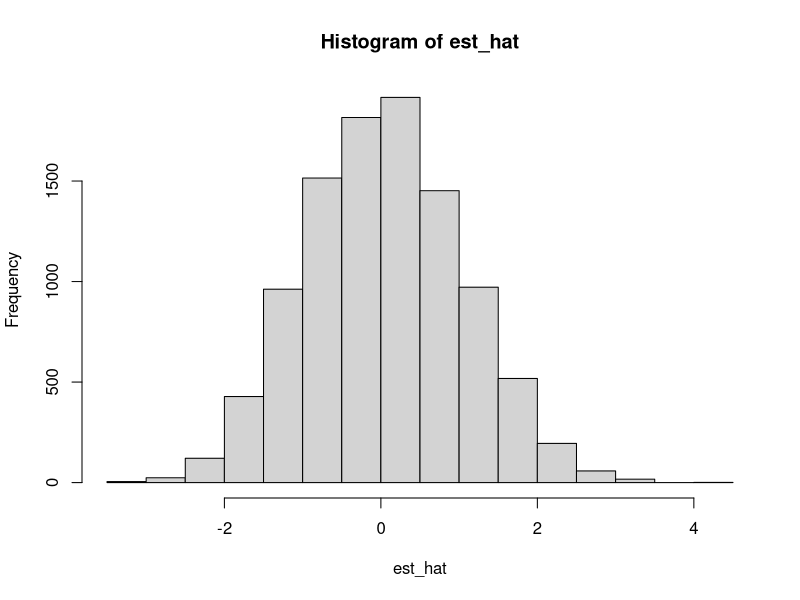
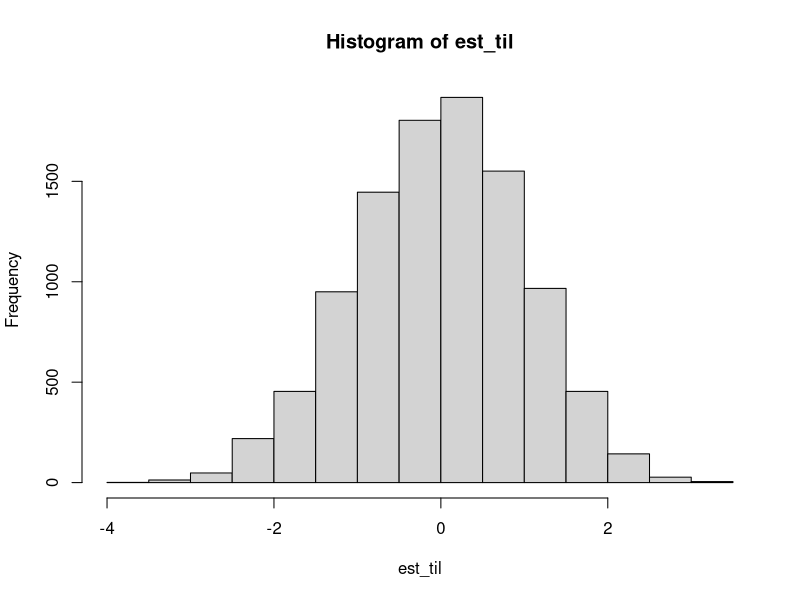

Write the R code that produced these figures, in order.
## ---- chunk 1
knitr::opts_chunk$set(echo = TRUE)
library(Matching)
## ---- chunk 2
data(lalonde)

# t studentizada ----------------------------------------------------------
z <- lalonde$treat
y <- lalonde$re78

n <- nrow(lalonde)
n1 <- sum(z) # quantos receberam tratamento
n0 <- n - n1 # quantos não receberam tratamento
tau <- mean(y[z == 1]) - mean(y[z == 0]) # efeito causal médio
s2 = var(y)

media_y_1 <- mean(y[z == 1])
s2_1 <- sum((y[z == 1] - media_y_1)^2)/(n1 - 1)

media_y_0 <- mean(y[z == 0])
s2_0 <- sum((y[z == 0] - media_y_0)^2)/(n0 - 1)

est_teste_frt <- tau / sqrt(s2_1/n1 + s2_0/n0)

# FRT Monte Carlo
mc <- 10^5
est_teste_frt_mc <- rep(0, mc)
for (i in 1:mc) {
  zpermut <- sample(z) # permutando z
  media_y_1 <- mean(y[zpermut == 1])
  s2_1 <- sum((y[zpermut == 1] - media_y_1)^2)/(n1 - 1)
  
  media_y_0 <- mean(y[zpermut == 0])
  s2_0 <- sum((y[zpermut == 0] - media_y_0)^2)/(n0 - 1)
  
  tau_permut <- mean(y[zpermut == 1]) - mean(y[zpermut == 0]) # efeito causal medio da permutação
  est_teste_frt_mc[i] <- tau_permut/sqrt(s2_1/n1 + s2_0/n0) # estatistica do teste da permutação
}

pvalor_frt_mc <- mean(abs(est_teste_frt_mc) >= abs(est_teste_frt))
# H0: não existe efeito causal

est_test_frt_classico_t <- t.test(y[z == 1], y[z == 0], var.equal = FALSE)$statistic
pvalor_frt_classico_t <- t.test(y[z == 1], y[z == 0], var.equal = FALSE)$p.value
## ---- chunk 3
c(est_teste_frt, pvalor_frt_mc)
## ---- chunk 4
c(est_test_frt_classico_t, pvalor_frt_classico_t)
## ---- chunk 5
# wilcoxon ----------------------------------------------------------------
z <- lalonde$treat
y <- lalonde$re78

W_obs <- sum(rank(y)[z == 1])

# FRT Monte Carlo
mc <- 10^5
W_mc <- rep(0, mc)
for (i in 1:mc) {
  zpermut <- sample(z) # permutando z
  W_mc[i] <- sum(rank(y)[zpermut == 1]) # estatistica do teste da permutação
}

pvalor_W <- mean(W_mc >= W_obs)

stat <- wilcox.test(y[z == 1], y[z==0], exact = FALSE)$statistic
p <- wilcox.test(y[z == 1], y[z==0], exact = FALSE)$p.value
## ---- chunk 6
c(W_obs, pvalor_W)
## ---- chunk 7
c(stat, p)
## ---- chunk 8
set.seed(123)
n = 20
y0 = rnorm(n)
tau = rnorm(n, -0.5)
y1 = y0 + tau
z = rbinom(n, 1, 0.5)
y = z*y1 + (1-z)*y0
n1 = sum(z)
n0 = n - n1

## efeito causal medio
# mean(y[z == 1]) - mean(y[z == 0])

s2 =  sum((y-mean(y))^2)/(n-1)
estat = (mean(y[z==1]) - mean(y[z==0]))/(n*s2/(n1*n0))

permutation = function(n, n1){
  M = choose(n, n1)
  treat.index = combn(n, n1)
  Z_matriz = matrix(0, n, M)
  for(m in 1:M){
    treat = treat.index[, m]
    Z_matriz[treat, m] = 1
  }
  return(Z_matriz)
}

Z_matriz = permutation(n, n1)

## p_FRT
estat_comb = c()
for(i in 1:ncol(Z_matriz)){
  zpermut = Z_matriz[, i]
  estat_comb[i] = (mean(y[zpermut==1]) - mean(y[zpermut==0]))/(n*s2/(n1*n0))
}
mean(abs(estat_comb) >= abs(estat))
## ---- chunk 9
## p_FRT chapeu (mc)
R = 10^5
estat_mc = c()
for(i in 1:R){
  zpermut = sample(z)
  estat_mc[i] = (mean(y[zpermut==1]) - mean(y[zpermut==0]))/(n*s2/(n1*n0))
}

mean(abs(estat_mc) >= abs(estat))
## ---- chunk 10
## p_FRT tio (finite-sample valid Monte Carlo approximation)
(1+sum(abs(estat_mc) >= abs(estat)))/(R+1)
## ---- chunk 11
set.seed(123)

## Simulando o experimento
n = 100
n1 = 60
n0 = 40
y0 = sort(rexp(n), decreasing = TRUE)
tau = 1
y1 = y0 + tau
z = sample(c(rep(1, n1), rep(0, n0)))

## Efeito causal medio estimado
tau_hat = mean(y1[z == 1]) - mean(y0[z == 0])
tau_hat

## Variancia estimada (conservadora) (chapeu)
V_hat = var(y1[z == 1])/n1 + var(y0[z == 0])/n0
V_hat

## Variancia estimada (conservadora) (til)
V_til = (1/n)*(sqrt(n0/n1)*sd(y1[z == 1])+sqrt(n1/n0)*sd(y1[z == 0]))^2
V_til

## IC - Variancia chapeu
intervalo_confianca = c(tau_hat - 1.96*sqrt(V_hat), tau_hat + 1.96*sqrt(V_hat))
intervalo_confianca

## IC - Variancia til
intervalo_confianca = c(tau_hat - 1.96*sqrt(V_til), tau_hat + 1.96*sqrt(V_til))
intervalo_confianca

## Variancia estimada
var_hat_tau = var(y1)/n1 + var(y0)/n0 - var(y1 - y0)/n
var_hat_tau

## Permutando o tratamento - variancia chapeu
tau_hat_p = c()
V_hat_p = c()
lim_sup = c()
lim_inf = c()
est_hat = c()

for (i in 1:10^4) {
  z_permut = sample(z)
  tau_hat_p[i] = mean(y1[z_permut == 1]) - mean(y0[z_permut == 0])
  V_hat_p[i] = var(y1[z_permut == 1])/n1 + var(y0[z_permut == 0])/n0
  lim_sup[i] = tau_hat_p[i] + 1.96*sqrt(V_hat_p[i])
  lim_inf[i] = tau_hat_p[i] - 1.96*sqrt(V_hat_p[i])
  est_hat[i] = (tau_hat_p[i] - tau) / sqrt(V_hat_p[i])
}
mean(V_hat_p)

cobertura_hat = c()
for (i in 1:10^4) {
  cobertura_hat[i] = ifelse(lim_inf[i] < tau && tau < lim_sup[i], 1, 0)
}
mean(cobertura_hat)

hist(est_hat)

## Permutando o tratamento - variancia til
tau_hat_p = c()
V_til_p = c()
lim_sup = c()
lim_inf = c()
est_til = c()

for(i in 1:10^4) {
  z_permut = sample(z)
  tau_hat_p[i] = mean(y1[z_permut == 1]) - mean(y0[z_permut == 0])
  V_til_p[i] = (1/n)*(sqrt(n0/n1)*sd(y1[z_permut == 1])+sqrt(n1/n0)*sd(y1[z_permut == 0]))^2
  lim_sup[i] = tau_hat_p[i] + 1.96*sqrt(V_hat_p[i])
  lim_inf[i] = tau_hat_p[i] - 1.96*sqrt(V_hat_p[i])
  est_til[i] = (tau_hat_p[i] - tau) / sqrt(V_hat_p[i])
}
mean(V_til_p)

cobertura_til = c()
for (i in 1:10^4) {
  cobertura_til[i] = ifelse(lim_inf[i] < tau && tau < lim_sup[i], 1, 0)
}
mean(cobertura_til)
hist(est_til)

mean(V_til_p)
mean(V_hat_p)

mean(cobertura_hat)
mean(cobertura_til)
